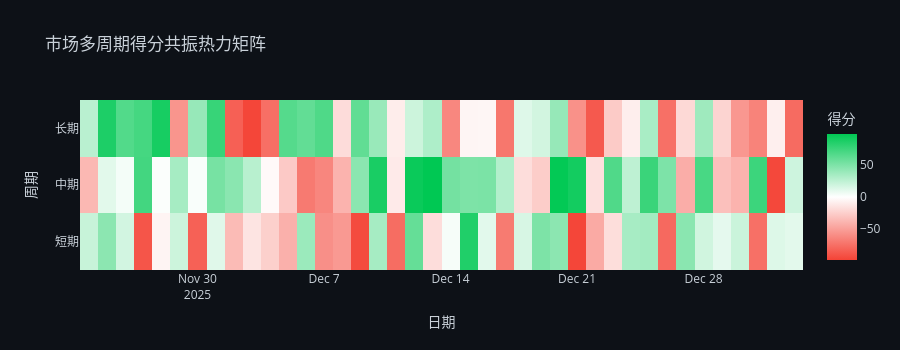

Notebook source saved alongside this figure:
### Markdown cell above
---

## 6️⃣ 多周期动量共振热力图

展示短中长周期的趋势同步性，绿色=多头共振，红色=空头共振。

### Code cell
# 生成历史共振数据 (模拟)
history_res = []
for i in range(40, 0, -1):
    history_res.append({
        'date': (pd.Timestamp.now() - pd.Timedelta(days=i)).strftime('%Y-%m-%d'),
        'short_score': np.random.uniform(-100, 100),
        'medium_score': np.random.uniform(-100, 100),
        'long_score': np.random.uniform(-100, 100)
    })

# 渲染共振热力图
fig_res = plot_market_resonance_matrix(
    history_res, 
    title='市场多周期得分共振热力矩阵'
)
if fig_res:
    fig_res.show()
else:
    print('共振热力图数据不足')

### Figure 1 — Plotly figure (JSON) as saved in the notebook; plotly's stock layout.template omitted (floating-point values rounded to 4 significant figures)
{"data": [{"colorbar": {"title": {"text": "得分"}}, "colorscale": [[0, "#F44336"], [0.5, "#FFFFFF"], [1, "#00C853"]], "type": "heatmap", "x": ["2025-11-24", "2025-11-25", "2025-11-26", "2025-11-27", "2025-11-28", "2025-11-29", "2025-11-30", "2025-12-01", "2025-12-02", "2025-12-03", "2025-12-04", "2025-12-05", "2025-12-06", "2025-12-07", "2025-12-08", "2025-12-09", "2025-12-10", "2025-12-11", "2025-12-12", "2025-12-13", "2025-12-14", "2025-12-15", "2025-12-16", "2025-12-17", "2025-12-18", "2025-12-19", "2025-12-20", "2025-12-21", "2025-12-22", "2025-12-23", "2025-12-24", "2025-12-25", "2025-12-26", "2025-12-27", "2025-12-28", "2025-12-29", "2025-12-30", "2025-12-31", "2026-01-01", "2026-01-02"], "y": ["短期", "中期", "长期"], "z": [[21.76, 44.47, 17.26, -89.34, -5.839, 19.91, -83.03, 11.91, -35.82, -14.43, -24.92, -41.31, 38.53, -58.66, -53.59, -94.64, 34.41, -76.89, 59.6, -17.76, 3.637, 86.25, 11.11, -69.49, 15.34, 50.45, 44.58, -97.05, -44.5, -17.57, 33.94, 35.68, -78.6, 45.46, 18.22, 9.967, 20.43, -75.07, 13.33, 10.71], [-37.43, 11.23, 4.121, 72.68, 1.68, 34.51, 2.368, 52.65, 45.35, 27.33, -3.018, -28.11, -69.78, -63.56, -39.85, 45.04, 89.18, -10.84, 94.68, 98.67, 53.83, 50.36, 50.99, 29.49, -17.68, -26.29, 97.52, 91.18, -16.28, 67.64, 25.3, 76.39, 50.16, -42.92, 70.7, -32.94, -39.85, 75.36, -96.18, 19.21], [26.94, 87.28, 66.97, 72.04, 89.91, -55.89, 40.4, 77.41, -83.29, -97.35, -75.43, 65.82, 60.91, 68.14, -18.13, 61.21, 39.49, -9.577, 19.92, 31.25, -62.89, -5.352, -4.887, -71.59, 12.85, 17.54, 40.8, -57.95, -87.02, -27.37, -8.895, 33.16, -75.17, -20.07, 37.27, -22.67, -54.47, -65.08, -8.456, -77.73]], "zmid": 0}], "layout": {"font": {"color": "#c9d1d9"}, "height": 350, "paper_bgcolor": "#0d1117", "plot_bgcolor": "#0d1117", "title": {"text": "市场多周期得分共振热力矩阵"}, "xaxis": {"title": {"text": "日期"}}, "yaxis": {"title": {"text": "周期"}}}}
